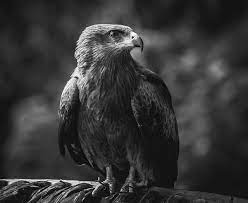
#> input picture Computer Vision/CSE463 Homework 2/image[1].jpg, 248 x 203 px, found by its file name
$ python step1.py
#> lines starting #> are read from the running program, lines starting #| are printed output that depends on the picture
import cv2
import numpy as np


image_path = r'D:\CSE463 Homework 2\image[1].jpg'
output_image_path = r'D:\CSE463 Homework 2\convolved_image[1].jpg'

image = cv2.imread(image_path)
#> image is the input picture: shape (203, 248, 3); min 0, max 255, mean 53.8
#a basic 3*3 identity kernel
kernel = np.array([[0, -1, 0],
                   [-1, 5, -1],
                   [0, -1, 0]])

convolved_image = cv2.filter2D(image, -1, kernel)
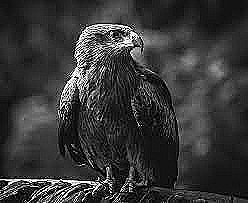
#> convolved_image: shape (203, 248, 3); min 0, max 255, mean 55.3
cv2.imwrite(output_image_path, convolved_image)


#custom kernel for sharpening

kernel2 = np.array([[0, -1, 0],
                     [-1, 5, -1],
                     [0, -1, 0]])

image_path2 = r'D:\CSE463 Homework 2\image[2].jpg'
output_image_path2 = r'D:\CSE463 Homework 2\convolved_image[2].jpg'

image = cv2.imread(image_path2)
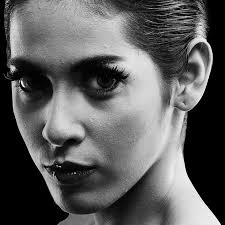
#> input picture Computer Vision/CSE463 Homework 2/image[2].jpg, 225 x 225 px, found by its file name
#> image is the input picture: shape (225, 225, 3); min 0, max 255, mean 93.2
convolved_image2 = cv2.filter2D(image, -1, kernel2)
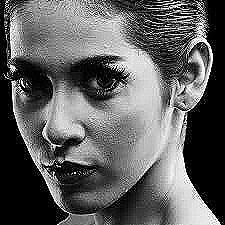
#> convolved_image2: shape (225, 225, 3); min 0, max 255, mean 95.8
cv2.imwrite(output_image_path2, convolved_image2)
